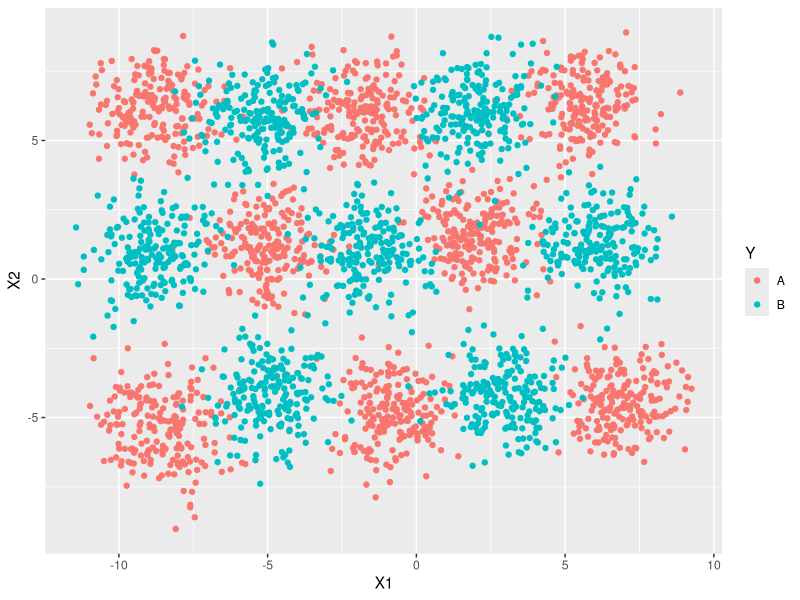

Source code (R):
library(tidyverse)

#problema de clasificacion
sim5 = read.table(file = "SimData5.csv",sep = ";", header = TRUE) 
View(sim5)

#dibujo
ggplot(sim5) + geom_point(aes(x=X1, y = X2, color = Y))
#tablero de ajedrez
